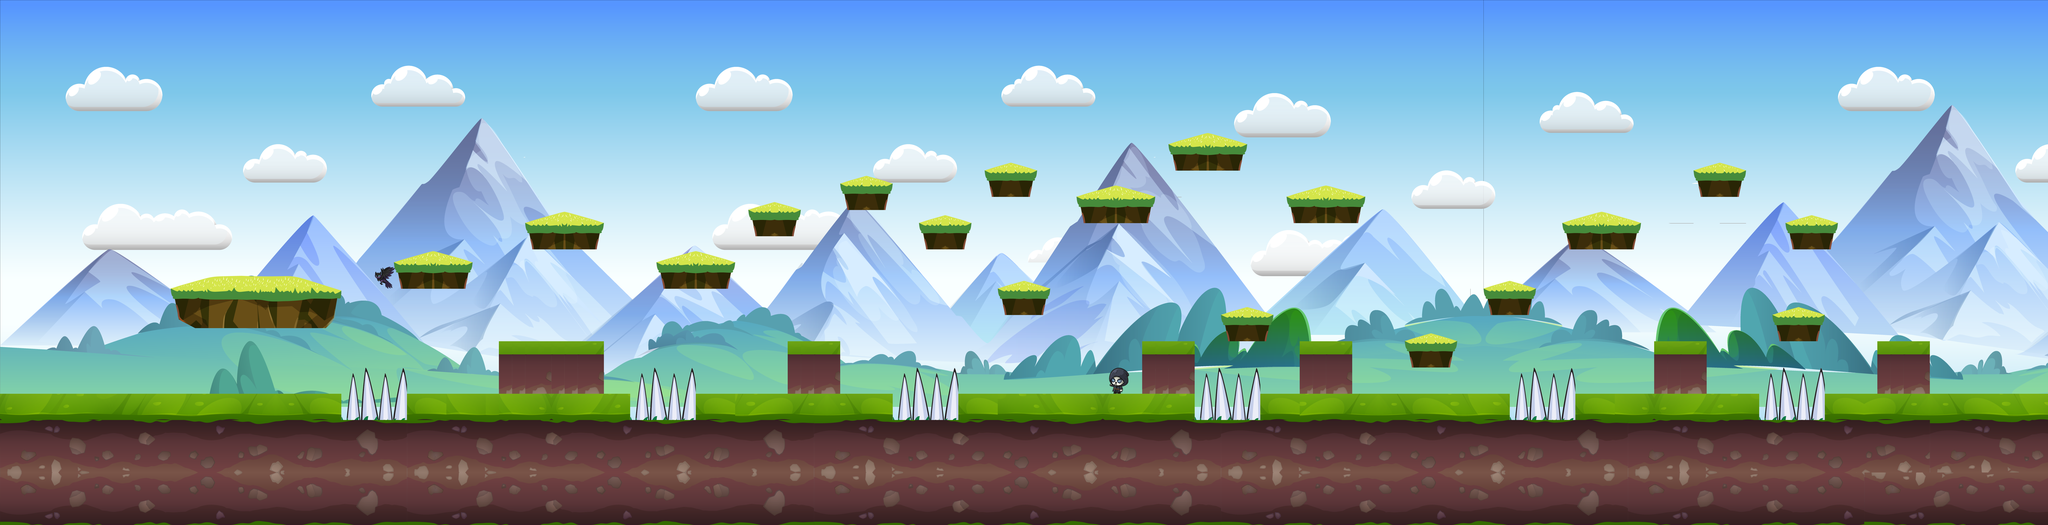

This game map was drawn from its Tiled (.tmx) file and the tilesets committed beside it. A one-line description and the trimmed map source follow:
An orthogonal 156x40 tile map with 64x64 px tiles, 8 tile layers (Bg, clouds, Mountains, greenary, ...), 1 hidden layer not drawn, 18 tilesets and 37 objects.

<map version="1.10" tiledversion="1.11.2" orientation="orthogonal" renderorder="right-down" width="156" height="40" tilewidth="64" tileheight="64" infinite="0" nextlayerid="16" nextobjectid="54">
 <tileset firstgid="1" name="Asset 4@4x" tilewidth="64" tileheight="64" tilecount="2599" columns="113">
  <image source="Asset 4@4x.png" width="7242" height="1531" />
 </tileset>
 <tileset firstgid="2600" name="Asset 3@4x cacacd" tilewidth="64" tileheight="64" tilecount="279" columns="31">
  <image source="Asset 3@4x cacacd.png" width="2030" height="629" />
 </tileset>
 <tileset firstgid="2879" name="Asset 8@4x" tilewidth="64" tileheight="64" tilecount="1130" columns="113">
  <image source="Asset 8@4x.png" width="7247" height="668" />
 </tileset>
 <tileset firstgid="4009" name="Asset 3@4x" tilewidth="64" tileheight="64" tilecount="2260" columns="113">
  <image source="Asset 3@4x.png" width="7253" height="1287" />
 </tileset>
 <tileset firstgid="6269" name="obstacle" tilewidth="64" tileheight="64" tilecount="40" columns="8">
  <image source="obstacle.png" width="575" height="328" />
 </tileset>
 <tileset firstgid="6309" name="Asset 1jump stone" tilewidth="64" tileheight="64" tilecount="104" columns="13">
  <image source="Layer 1.png" width="834" height="512" />
 </tileset>
 <tileset firstgid="6413" name="Layer 1" tilewidth="64" tileheight="64" tilecount="104" columns="13">
  <image source="Layer 1.png" width="834" height="512" />
 </tileset>
 <tileset firstgid="6517" name="bone bone" tilewidth="64" tileheight="64" tilecount="121" columns="11">
  <image source="bone bone.png" width="730" height="725" />
 </tileset>
 <tileset firstgid="6638" name="bone" tilewidth="64" tileheight="64" tilecount="1" columns="1">
  <image source="bone.png" width="64" height="64" />
 </tileset>
 <tileset firstgid="6639" name="Cookie 1st 64px" tilewidth="64" tileheight="64" tilecount="1" columns="1">
  <image source="Cookie 1st 64px.png" width="64" height="64" />
 </tileset>
 <tileset firstgid="6640" name="accdd" tilewidth="128" tileheight="128" tilecount="12" columns="12">
  <image source="enemey 1 sprite.png" width="1536" height="129" />
  <tile id="0">
   <animation>
    <frame tileid="0" duration="300" />
    <frame tileid="1" duration="300" />
    <frame tileid="2" duration="300" />
    <frame tileid="3" duration="300" />
    <frame tileid="4" duration="300" />
    <frame tileid="5" duration="300" />
    <frame tileid="6" duration="300" />
    <frame tileid="7" duration="300" />
    <frame tileid="8" duration="300" />
    <frame tileid="9" duration="300" />
    <frame tileid="10" duration="300" />
    <frame tileid="11" duration="300" />
   </animation>
  </tile>
 </tileset>
 <tileset firstgid="6652" name="enemey 1 sprite" tilewidth="128" tileheight="128" tilecount="12" columns="12">
  <image source="enemey 1 sprite.png" width="1536" height="129" />
  <tile id="0">
   <animation>
    <frame tileid="0" duration="300" />
    <frame tileid="1" duration="300" />
    <frame tileid="2" duration="300" />
    <frame tileid="3" duration="300" />
    <frame tileid="4" duration="300" />
    <frame tileid="5" duration="300" />
    <frame tileid="6" duration="300" />
    <frame tileid="7" duration="300" />
    <frame tileid="8" duration="300" />
    <frame tileid="9" duration="300" />
    <frame tileid="10" duration="300" />
    <frame tileid="11" duration="300" />
   </animation>
  </tile>
 </tileset>
 <tileset firstgid="6664" name="owl sprite" tilewidth="173" tileheight="107" tilecount="6" columns="6">
  <image source="owl sprite.png" width="1038" height="107" />
  <tile id="0">
   <animation>
    <frame tileid="1" duration="300" />
    <frame tileid="2" duration="300" />
    <frame tileid="3" duration="300" />
    <frame tileid="4" duration="300" />
    <frame tileid="5" duration="300" />
   </animation>
  </tile>
 </tileset>
 <tileset firstgid="6670" name="aurigaascendedidlenoshadow-Sheet" tilewidth="173" tileheight="107" tilecount="6" columns="6">
  <image source="aurigaascendedidlenoshadow-Sheet.png" width="1116" height="107" />
  <tile id="0">
   <animation>
    <frame tileid="1" duration="100" />
    <frame tileid="2" duration="100" />
    <frame tileid="3" duration="100" />
    <frame tileid="4" duration="100" />
    <frame tileid="5" duration="100" />
   </animation>
  </tile>
 </tileset>
 <tileset firstgid="6676" name="aurigaascendedidlenoshadow-Sheet  65s16ssa" tilewidth="173" tileheight="107" tilecount="6" columns="6">
  <image source="aurigaascendedidlenoshadow-Sheet  65s16ssa.png" width="1038" height="107" />
  <tile id="0">
   <animation>
    <frame tileid="0" duration="100" />
    <frame tileid="1" duration="100" />
    <frame tileid="2" duration="100" />
    <frame tileid="3" duration="100" />
    <frame tileid="4" duration="100" />
    <frame tileid="5" duration="100" />
   </animation>
  </tile>
 </tileset>
 <tileset firstgid="6682" name="Asset 5@4x" tilewidth="64" tileheight="64" tilecount="364" columns="28">
  <image source="Asset 5@4x.png" width="1849" height="889" />
 </tileset>
 <tileset firstgid="7046" name="clouds" tilewidth="64" tileheight="64" tilecount="585" columns="39">
  <image source="clouds.png" width="2536" height="998" />
 </tileset>
 <tileset firstgid="7631" name="run" tilewidth="146" tileheight="128" tilecount="8" columns="8">
  <image source="run.png" width="1171" height="128" />
  <tile id="0">
   <animation>
    <frame tileid="0" duration="100" />
    <frame tileid="1" duration="100" />
    <frame tileid="2" duration="100" />
    <frame tileid="3" duration="100" />
    <frame tileid="4" duration="100" />
    <frame tileid="5" duration="100" />
    <frame tileid="6" duration="100" />
    <frame tileid="7" duration="100" />
   </animation>
  </tile>
 </tileset>
 <layer id="1" name="Bg" width="156" height="40">
  <data>[6240 cells, 6240 non-empty, 2598 distinct tile ids]</data>
 </layer>
 <layer id="10" name="clouds" width="156" height="40">
  <data>[6240 cells, 1957 non-empty, 592 distinct tile ids]</data>
 </layer>
 <layer id="7" name="Mountains" width="156" height="40">
  <data>[6240 cells, 3121 non-empty, 2241 distinct tile ids]</data>
 </layer>
 <layer id="5" name="greenary" width="156" height="40">
  <data>[6240 cells, 1560 non-empty, 1130 distinct tile ids]</data>
 </layer>
 <layer id="2" name="ground" width="156" height="40">
  <data>[6240 cells, 1332 non-empty, 124 distinct tile ids]</data>
 </layer>
 <layer id="9" name="spikes" width="156" height="40">
  <data>[6240 cells, 121 non-empty, 21 distinct tile ids]</data>
 </layer>
 <layer id="14" name="enemy" width="156" height="40">
  <data>[6240 cells, 1 non-empty, 1 distinct tile ids]</data>
 </layer>
 <layer id="3" name="pathh" width="156" height="40">
  <data>[6240 cells, 590 non-empty, 106 distinct tile ids]</data>
 </layer>
 <layer id="11" name="Collectable items" width="156" height="40" visible="0">
  <data>[6240 cells, 41 non-empty, 2 distinct tile ids]</data>
 </layer>
 <objectgroup id="12" name="Collectable items">
  <object id="5" x="1023.33" y="1282" width="65.3333" height="62.6667" />
  <object id="7" x="1342" y="1278" width="66" height="66" />
  <object id="14" x="1728" y="1343" width="63" height="65.5" />
  <object id="15" x="1857" y="1664.5" width="61.5" height="62.5" />
  <object id="17" x="2112.33" y="1151.33" width="64" height="65" />
  <object id="18" x="2752.18" y="768" width="63.6364" height="64" />
  <object id="19" x="2880" y="960" width="63.5" height="64.5" />
  <object id="20" x="3007.75" y="1280.25" width="64" height="63.75" />
  <object id="21" x="2687.5" y="1472.5" width="63.5" height="63" />
  <object id="22" x="2879.5" y="1599.5" width="64.5" height="64" />
  <object id="24" x="3200.33" y="1664.33" width="63.3333" height="63.6667" />
  <object id="25" x="3392.25" y="1152" width="64" height="64.25" />
  </objectgroup>
</map>
<!-- 25 of 37 objects omitted -->
